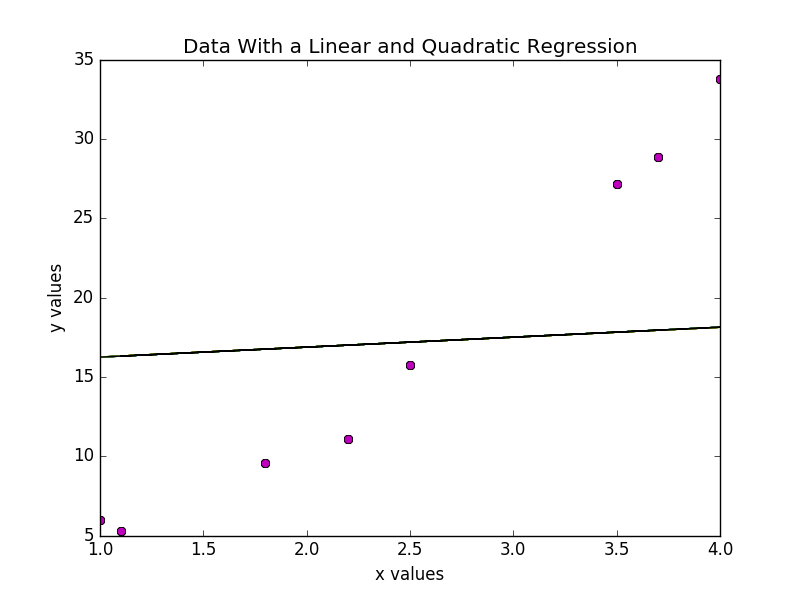

Generate this figure with Python:
#===============================================================================
#                               General Documentation
"""Main module

    See module docstring for description.
"""

#-------------------------------------------------------------------------------
#                               Addition Documentation
#
#
#Modification History
# - Created 10/27/2016 by Tom Graham for CSS 455, University of Washington, 
#   Bothell
#
#Notes:
# - Written for Python 2.7.12
#===============================================================================

import numpy as np
import matplotlib.pyplot as plt
from gaussElimin import *

def main():
    """ Module to find a linear and quadratic least squares fit for the given
    data
    
    This module contains a main function which defines to arrays which
    constitute the x values and y values.  They are fed into a PolyFit equation
    defined in Kiusalaas and plotted
    """
    
    xValues = np.array([1.0, 2.5, 3.5, 4.0, 1.1, 1.8, 2.2, 3.7])
    yValues = np.array([6.008, 15.722, 27.130, 33.772, 5.257, 9.549, 11.098, 28.828])

    yLinValues = np.zeros(len(xValues))
    yQuadValues = np.zeros(len(xValues))
    
    linCoef = PolyFit(xValues, yValues, 1)
    quadCoef = PolyFit(xValues, yValues, 2)
    
    print(linCoef)
    print(quadCoef)
    
    yLinValues = linCoef[0] + xValues * linCoef[1]
    yQuadValues = quadCoef[0] + xValues * quadCoef[1] + xValues**2 * quadCoef[2]
    
    plt.plot(xValues, yValues, "o")
    plt.plot(xValues, yLinValues)
    plt.plot(xValues, yQuadValues)
    plt.xlabel("x values")
    plt.ylabel("y values")
    plt.title("Data With a Linear and Quadratic Regression")
    plt.show()
    
    
def PolyFit(xData, yData, m):
    a = np.zeros((m+1, m+1))
    b = np.zeros(m+1)
    s = np.zeros(2*m+1)
    for i in range(len(xData)):
        temp = yData[i]
        for j in range(m+1):
            b[j] = b[j] + temp
            temp = temp * xData[i]
        temp = 1.0
        for j in range(2*m+1):
            s[j] = s[j] + temp
            temp = temp * temp * xData[i]
    for i in range(m+1):
        for j in range(m+1):
            a[i,j] = s[i+j]
    return gaussElimin(a,b)  
    
if (__name__ == "__main__"):
    main()
